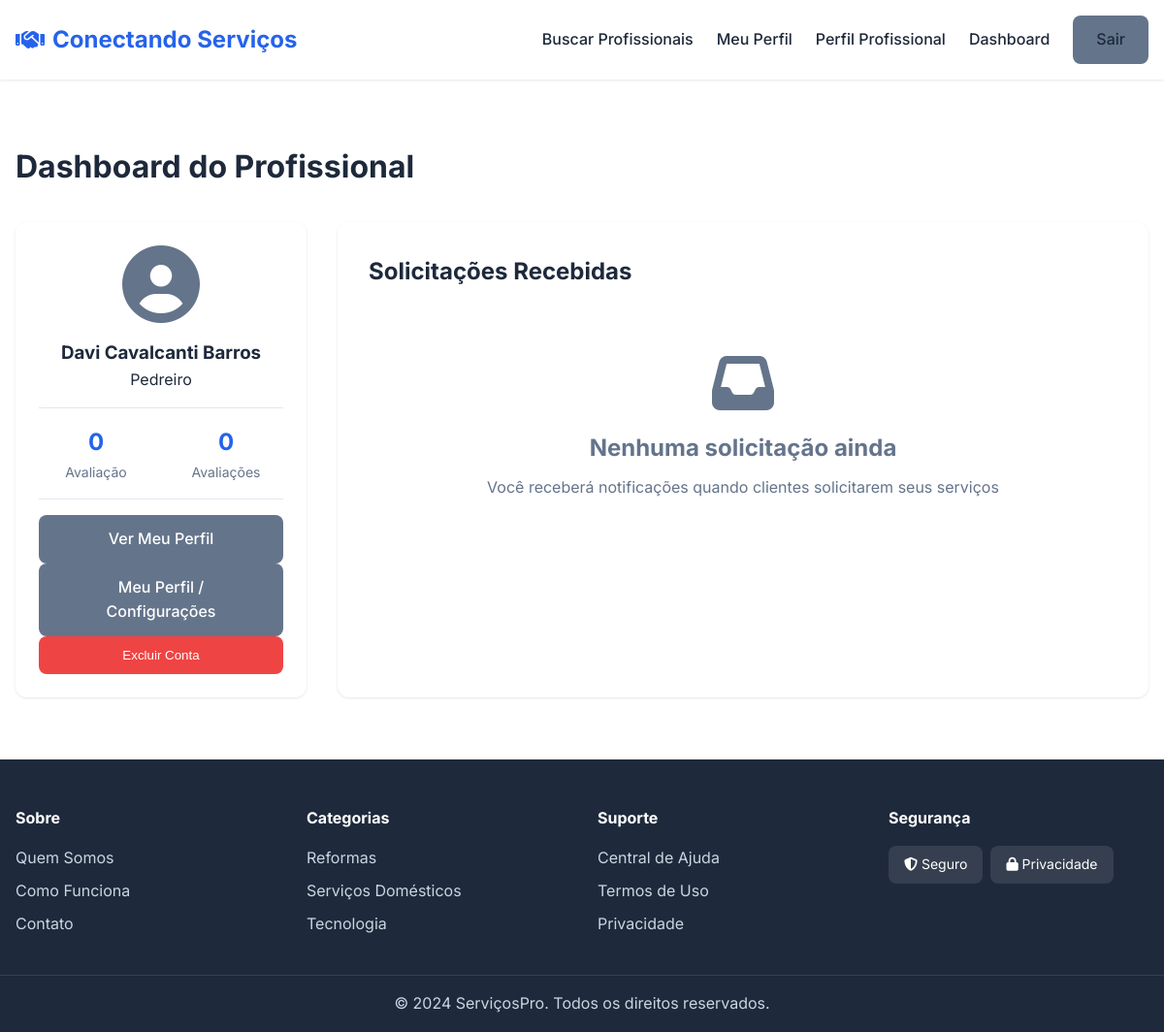
The app's page /dashboard (signed in) with its own data.
### models.py (models this page shows, shortened)
class User(db.Model, UserMixin):
    __tablename__ = 'users'
    id = db.Column(db.Integer, primary_key=True)
    name = db.Column(db.String(120), nullable=False)
    cpf = db.Column(db.String(14), unique=True, nullable=False)
    email = db.Column(db.String(120), unique=True, nullable=False)
    phone = db.Column(db.String(20))
    password_hash = db.Column(db.String(255), nullable=False)
    user_type = db.Column(db.String(20), default='client')  # client / professional
    cep = db.Column(db.String(9))
    address = db.Column(db.String(200))
    neighborhood = db.Column(db.String(120))
    city = db.Column(db.String(120))
    state = db.Column(db.String(2))
    created_at = db.Column(db.DateTime, default=datetime.utcnow)
    professional_profile = db.relationship(
        "Professional",
        backref="user",
        uselist=False,
        cascade="all, delete-orphan"
    )
    client_requests = db.relationship(
        "ServiceRequest",
        backref="client",
        foreign_keys="ServiceRequest.client_id",
        cascade="all, delete-orphan"
    )
    reviews_given = db.relationship(
        "Review",
        backref="client",
        foreign_keys="Review.client_id",
        cascade="all, delete-orphan"
    )

class ServiceCategory(db.Model):
    __tablename__ = "service_categories"
    id = db.Column(db.Integer, primary_key=True)
    name = db.Column(db.String(140), unique=True, nullable=False)
    description = db.Column(db.Text)
    image = db.Column(db.Text)  # <-- FALTAVA! AGORA A IMAGEM É SALVA AQUI
    created_at = db.Column(db.DateTime, default=datetime.utcnow)
    professionals = db.relationship(
        "Professional",
        backref="category",
        cascade="all, delete-orphan"
    )

### app.py (the view)
@app.route('/dashboard')
@login_required
def dashboard():
    if getattr(current_user, 'user_type', None) == 'professional':
        prof = Professional.query.filter_by(user_id=current_user.id).first()
        if not prof:
            return redirect(url_for('complete_professional_profile'))
        requests_list = ServiceRequest.query.filter_by(professional_id=prof.id).order_by(ServiceRequest.created_at.desc()).all()
        return render_template('dashboard_professional.html', professional=prof, requests=requests_list)
    else:
        requests_list = ServiceRequest.query.filter_by(client_id=current_user.id).order_by(ServiceRequest.created_at.desc()).all()
        return render_template('dashboard_client.html', requests=requests_list)

### app.py (called while the page is built)
@login_manager.user_loader
def load_user(user_id):
    try:
        return User.query.get(int(user_id))
    except Exception:
        return None

### models.py (called while the page is built)
    @property
    def average_rating(self):
        if not self.reviews:
            return 0
        return sum(r.rating for r in self.reviews) / len(self.reviews)

    @property
    def review_count(self):
        return len(self.reviews)

### templates/dashboard_professional.html (shortened to what this page needs)
{% extends "base.html" %}
{% block content %}
<section class="section">
    <div class="container">
        <h1 class="page-title">Dashboard do Profissional</h1>
        <div class="dashboard-layout">
            <div class="dashboard-sidebar">
                <div class="profile-summary">
                    <div class="prof-photo">
                        <i class="fas fa-user-circle"></i>
                    </div>
                    <h3>{{ professional.user.name }}</h3>
                    <p>{{ professional.category.name }}</p>
                    <div class="stats">
                        <div class="stat-item">
                            <strong>{{ professional.average_rating|round(1) }}</strong>
                            <span>Avaliação</span>
                        </div>
                        <div class="stat-item">
                            <strong>{{ professional.review_count }}</strong>
                            <span>Avaliações</span>
                        </div>
                    </div>
                    <a href="{{ url_for('complete_professional_profile', professional_id=professional.id) }}" class="btn-secondary btn-block">
                        Ver Meu Perfil
                    </a>
                    <a href="{{ url_for('perfil') }}" class="btn-secondary btn-block">
                        Meu Perfil / Configurações
                    </a>
                    <form method="POST" action="{{ url_for('excluir_proprio_usuario') }}" onsubmit="return confirm('Tem certeza que deseja excluir sua conta? Esta ação é irreversível.')">
                        <button type="submit" class="btn-danger btn-block mt-2">
                            Excluir Conta
                        </button>
                    </form>
                </div>
            </div>
            <div class="dashboard-main">
                <h2>Solicitações Recebidas</h2>
                {% if requests %}
                    <div class="requests-table">
                        {% for req in requests %}
                            <div class="request-card">
                                <div class="request-header">
                                    <h3>{{ req.title }}</h3>
                                    <span class="status-badge status-{{ req.status }}">{{ req.status }}</span>
                                </div>
                                <p><strong>Cliente:</strong> {{ req.client.name }}</p>
                                <p><strong>Descrição:</strong> {{ req.description }}</p>
                                {% if req.budget %}
                                    <p><strong>Orçamento:</strong> R$ {{ "%.2f"|format(req.budget) }}</p>
                                {% endif %}
                                {% if req.preferred_date %}
                                    <p><strong>Data Preferencial:</strong> {{ req.preferred_date }}</p>
                                {% endif %}
                                <p class="text-muted"><small>Enviado em {{ req.created_at.strftime('%d/%m/%Y às %H:%M') }}</small></p>
                                <div class="request-actions">
                                    <form method="POST" action="{{ url_for('update_request_status', request_id=req.id) }}" style="display: inline;">
                                        <input type="hidden" name="status" value="accepted">
                                        <button type="submit" class="btn-primary btn-sm" {% if req.status != 'pending' %}disabled{% endif %}>
                                            <i class="fas fa-check"></i> Aceitar
                                        </button>
                                    </form>
                                    <form method="POST" action="{{ url_for('update_request_status', request_id=req.id) }}" style="display: inline;">
                                        <input type="hidden" name="status" value="rejected">
                                        <button type="submit" class="btn-danger btn-sm" {% if req.status != 'pending' %}disabled{% endif %}>
                                            <i class="fas fa-times"></i> Recusar
                                        </button>
                                    </form>
                                    <form method="POST" action="{{ url_for('update_request_status', request_id=req.id) }}" style="display: inline;">
                                        <input type="hidden" name="status" value="completed">
                                        <button type="submit" class="btn-success btn-sm" {% if req.status != 'accepted' %}disabled{% endif %}>
                                            <i class="fas fa-check-circle"></i> Concluir
                                        </button>
                                    </form>
                                </div>
                            </div>
                        {% endfor %}
                    </div>
                {% else %}
                    <div class="empty-state">
                        <i class="fas fa-inbox"></i>
                        <h3>Nenhuma solicitação ainda</h3>
                        <p>Você receberá notificações quando clientes solicitarem seus serviços</p>
                    </div>
                {% endif %}
            </div>
        </div>
    </div>
</section>
{% endblock %}

### static/css/style.css (style rules this page uses)
:root { --primary-color: #2563eb; --primary-dark: #1d4ed8; --secondary-color: #64748b; --success-color: #10b981; --danger-color: #ef4444; --warning-color: #f59e0b; --bg-light: #f8fafc; --text-dark: #1e293b; --text-muted: #64748b; --border-color: #e2e8f0; }
* { margin: 0; padding: 0; box-sizing: border-box; }
body { font-family: 'Inter', -apple-system, BlinkMacSystemFont, 'Segoe UI', sans-serif; color: var(--text-dark); line-height: 1.6; }
.container { max-width: 1280px; margin: 0 auto; padding: 0 1rem; }
.btn-secondary { background: var(--secondary-color); color: white; padding: 0.75rem 1.5rem; border: none; border-radius: 0.5rem; font-weight: 500; cursor: pointer; text-decoration: none; display: inline-block; transition: background 0.2s; }
.btn-danger { background: var(--danger-color); color: white; padding: 0.75rem 1.5rem; border: none; border-radius: 0.5rem; font-weight: 500; cursor: pointer; }
.btn-block { width: 100%; text-align: center; }
.section { padding: 4rem 0; }
.prof-photo { width: 80px; height: 80px; margin: 0 auto 1rem; color: var(--secondary-color); }
.prof-photo i { font-size: 80px; }
.page-title { font-size: 2rem; font-weight: 700; margin-bottom: 2rem; }
.empty-state { text-align: center; padding: 4rem 2rem; color: var(--text-muted); }
.empty-state i { font-size: 4rem; margin-bottom: 1rem; }
.empty-state h3 { font-size: 1.5rem; margin-bottom: 0.5rem; }
.dashboard-layout { display: grid; grid-template-columns: 300px 1fr; gap: 2rem; }
.dashboard-sidebar { position: sticky; top: 100px; height: fit-content; }
.profile-summary { background: white; padding: 1.5rem; border-radius: 0.75rem; box-shadow: 0 1px 3px rgba(0,0,0,0.1); text-align: center; }
.stats { display: grid; grid-template-columns: 1fr 1fr; gap: 1rem; margin: 1rem 0; padding: 1rem 0; border-top: 1px solid var(--border-color); border-bottom: 1px solid var(--border-color); }
.stat-item { display: flex; flex-direction: column; }
.stat-item strong { font-size: 1.5rem; color: var(--primary-color); }
.stat-item span { font-size: 0.875rem; color: var(--text-muted); }
.dashboard-main { background: white; padding: 2rem; border-radius: 0.75rem; box-shadow: 0 1px 3px rgba(0,0,0,0.1); }

### records on screen
User: user.name "Davi Cavalcanti Barros"
ServiceCategory: category.name "Pedreiro"

### other values on screen
{{ professional.average_rating|round(1) }} "0"
{{ professional.review_count }} "0"
